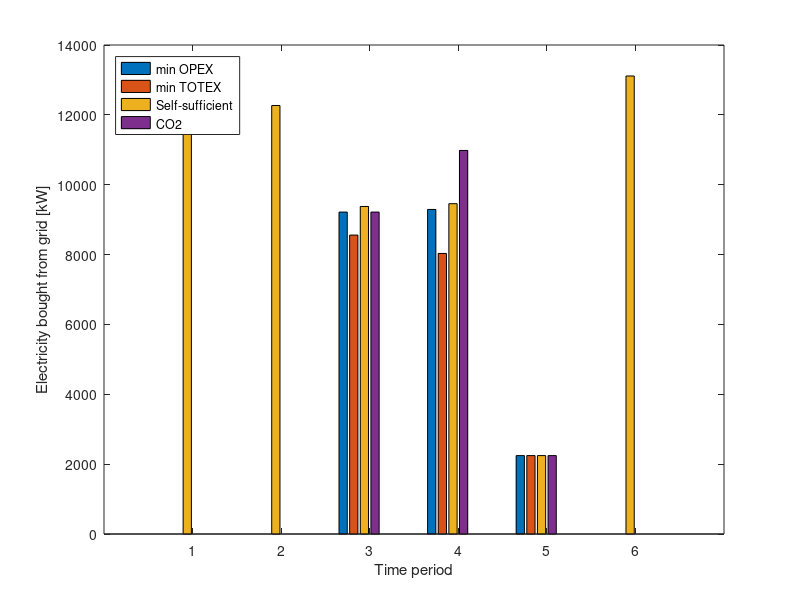

This chart was generated by the following MATLAB code: (Note: this script raises an error after producing the figure.)

function part5_results()
% Generate 
%total_cost_scenario
%CO2
E_bought
%E_gen
%gas_bought
end


function total_cost_scenario()
C = zeros(4, 2);
CAPEX	= [20.1416	1.32372	20.1529	2.87669];
OPEX	= [9.63932	12.573	10.8592	12.251];

X = categorical({'min OPEX', 'min TOTEX', 'Self-sufficient', 'CO_2 tax'});
X = reordercats(X, {'min OPEX', 'min TOTEX', 'Self-sufficient', 'CO_2 tax'});

for i = 1:4
    C(i, 1) = CAPEX(i);
    C(i, 2) = OPEX(i);
end

Cost_plt = bar(X, C, 'stacked')
xlabel('Scenarios')
ylabel('Total Cost [MCHF/yr]')
legend('CAPEX', 'OPEX', 'Location', 'northeast');
figExport(5, 4, 'Cost_scenario')

end

function CO2()
CO2 = [8033.95	16347.1	353.325	11569.1];

X = categorical({'min OPEX', 'min TOTEX', 'Self-sufficient', 'CO_2 tax'});
X = reordercats(X, {'min OPEX', 'min TOTEX', 'Self-sufficient', 'CO_2 tax'});

CO2_plt = bar(X, CO2, 'stacked')
xlabel('Scenarios')
ylabel('CO_2 Emissions [t/yr]')

figExport(5, 4, 'CO2')
end

function E_bought()
t = zeros(6, 4);
t_1 = [0	0	12613.4	0];
t_2 = [0	0	12267.5	0];
t_3 = [9216.35	8558.09	9377.25	9216.35];
t_4 = [9291.91	8032.28	9456.74	10981.4];
t_5 = [2244.97	2244.97	2244.97	2244.97];
t_6 = [0	0	13112.7	0];


for i = 1:4
    t(i, 1) = t_1(i);
    t(i, 2) = t_2(i);
    t(i, 3) = t_3(i);
    t(i, 4) = t_4(i);
    t(i, 5) = t_5(i);
    t(i, 6) = t_6(i);
end
t = t'; 

bar(t)
xlabel('Time period')
ylabel('Electricity bought from grid [kW]')
legend('min OPEX', 'min TOTEX', 'Self-sufficient', 'CO2', 'Location', 'northwest');
figExport(5, 4, 'E_bought')


end

function E_gen()
t = zeros(6, 4);
t_1 = [14160.51	16444.98	5077.28	14965.58];
t_2 = [14009.545	15948.295	5035.895	14468.895];
t_3 = [3020.75	3679.01	2859.84	3020.75];
t_4 = [2945.188	4204.818	2780.368	1712.988];
t_5 = [401.435	401.435	401.435	401.435];
t_6 = [13454.55	39139.2	4800	37659.8];

for i = 1:4
    t(i, 1) = t_1(i);
    t(i, 2) = t_2(i);
    t(i, 3) = t_3(i);
    t(i, 4) = t_4(i);
    t(i, 5) = t_5(i);
    t(i, 6) = t_6(i);
end
t = t'; 

bar(t)
xlabel('Time period')
ylabel('Electricity generated [kW]')
legend('min OPEX', 'min TOTEX', 'Self-sufficient', 'CO2', 'Location', 'northwest');
figExport(5, 4, 'E_gen')

end


function gas_bought()
t = zeros(6, 4);
t_1 = [24974.5	44453.4	0	36677.1];
t_2 = [24673.2	43201.6	0	35425.3];
t_3 = [0	5518.44	0	0];
t_4 = [0	10559.9	0	0];
t_5 = [0	0	0	0];
t_6 = [23795.9	107614	0	99837.8];

for i = 1:4
    t(i, 1) = t_1(i);
    t(i, 2) = t_2(i);
    t(i, 3) = t_3(i);
    t(i, 4) = t_4(i);
    t(i, 5) = t_5(i);
    t(i, 6) = t_6(i);
end
t = t'; 

bar(t)
xlabel('Time period')
ylabel('Natural gas from grid [kW]')
legend('min OPEX', 'min TOTEX', 'Self-sufficient', 'CO2', 'Location', 'northwest');
figExport(5, 4, 'gas_bought')

end


function figExport(w,h,name)
fig = gcf;
fig.PaperOrientation = 'landscape';
fig.PaperSize = [w h];
fig.PaperPosition = [0 0 w h];
% fig.Renderer = 'Painters'; % for 3D plots
print(gcf, '-dpdf', [pwd '/figures/' name '.pdf']);
end